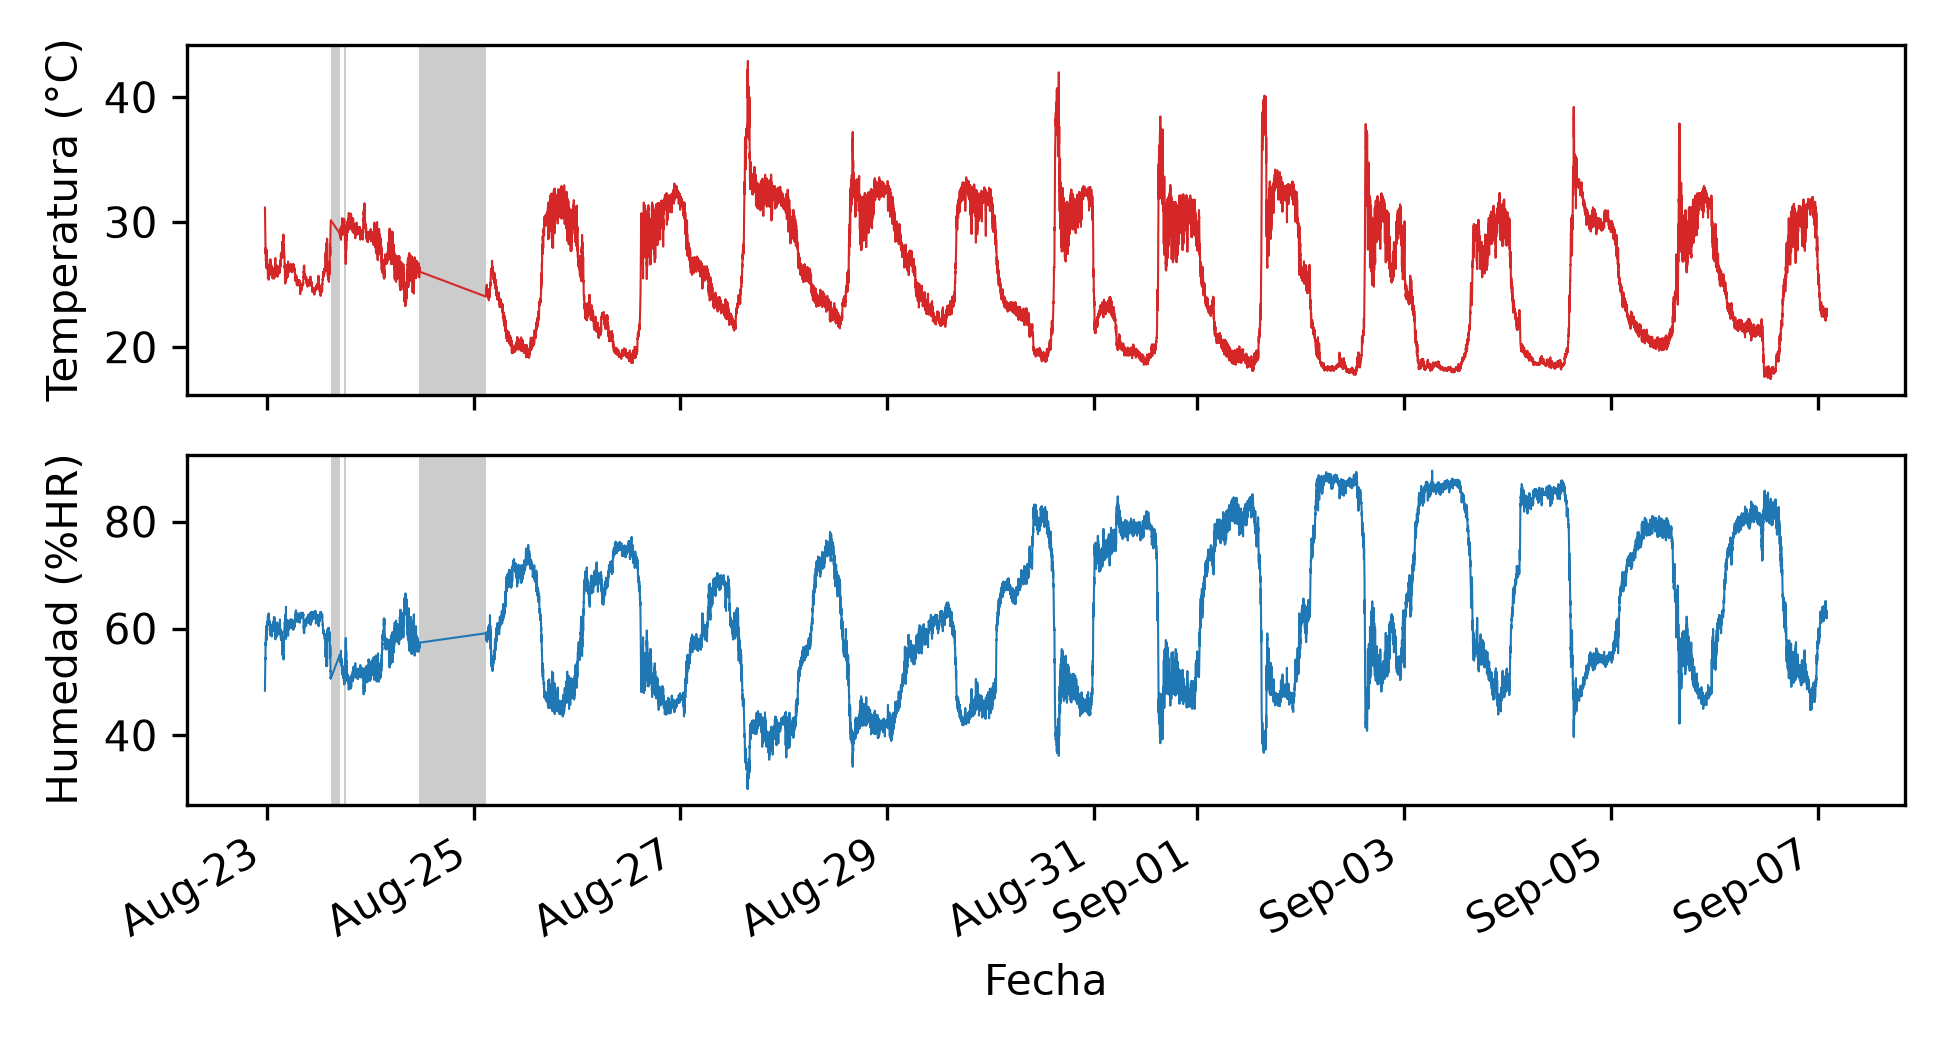

The script that saved this image:
#!/usr/bin/env python3
"""Genera B_fig8_serie_completa.png: dos paneles (temperatura, humedad) de todo el
periodo, brechas > 3 min marcadas en gris. Requiere: pandas, matplotlib.
Usa B_lecturas.csv y B_brechas.csv (ejecutar B_lecturas.py y B_brechas.py antes).
"""
import pandas as pd
import matplotlib
matplotlib.use("Agg")
import matplotlib.pyplot as plt
import matplotlib.dates as mdates
from pathlib import Path

AQUI = Path(__file__).resolve().parent
CSV = AQUI / "B_lecturas.csv"
BRECHAS_CSV = AQUI / "B_brechas.csv"
SALIDA = AQUI / "B_fig8_serie_completa.png"


def main():
    df = pd.read_csv(CSV, parse_dates=["timestamp"]).sort_values("timestamp")
    brechas = pd.read_csv(BRECHAS_CSV, parse_dates=["inicio", "fin"])

    fig, (ax1, ax2) = plt.subplots(2, 1, sharex=True, figsize=(6.5, 3.5), dpi=300)

    ax1.plot(df["timestamp"], df["temperature"], color="tab:red", linewidth=0.5)
    ax1.set_ylabel("Temperatura (°C)")

    ax2.plot(df["timestamp"], df["humidity"], color="tab:blue", linewidth=0.5)
    ax2.set_ylabel("Humedad (%HR)")
    ax2.set_xlabel("Fecha")

    for _, b in brechas.iterrows():
        ax1.axvspan(b["inicio"], b["fin"], color="gray", alpha=0.4, linewidth=0)
        ax2.axvspan(b["inicio"], b["fin"], color="gray", alpha=0.4, linewidth=0)

    ax2.xaxis.set_major_formatter(mdates.DateFormatter("%b-%d"))
    fig.autofmt_xdate()
    fig.tight_layout()
    fig.savefig(SALIDA, dpi=300)
    print(f"-> {SALIDA}")


if __name__ == "__main__":
    main()
